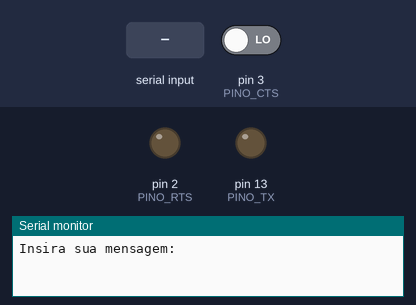
A sketch run on a simulated Arduino Uno, built with avr-gcc and run on an emulated ATmega328P. On the bench: output pins drawn as LEDs (lit = HIGH), the last lines printed to the serial monitor. Inputs (shaded band) come from the test bench; at power-on: pin 3 (PINO_CTS) LOW.

Above: at 1.2 s.
1.3 s: "1" received over Serial
At 3.5 s:
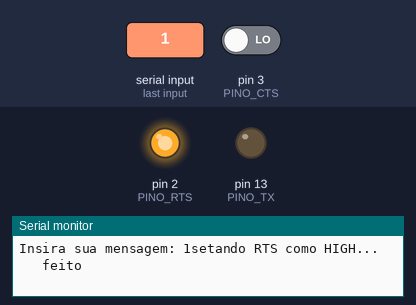
3.8 s: pin 3 (PINO_CTS) driven HIGH
At 5.5 s:
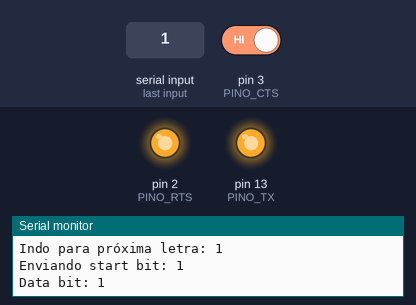
6.8 s: pin 3 (PINO_CTS) driven LOW
At 7.8 s:
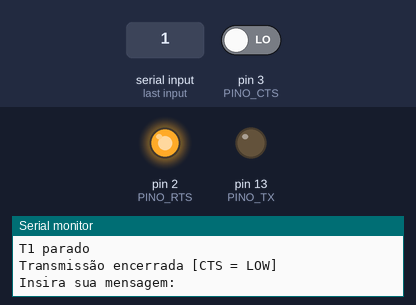
Timing chart, 0 to 9.8 s (numbered marks = the images above; inputs shaded):
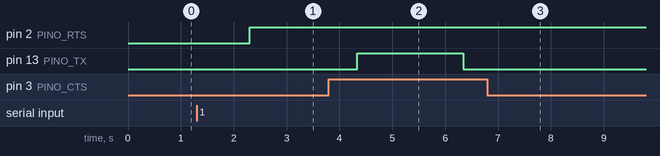

Measured:
- after the input at 1.3 s, pin 2 (PINO_RTS): LOW → HIGH after 1.0 s
- after the input at 3.8 s, pin 13 (PINO_TX): LOW → HIGH after 0.54 s, → LOW 2.0 s later
- after the input at 6.8 s, pin 2 (PINO_RTS): stays HIGH (without the input it goes to LOW after 7.5 s); pin 13 (PINO_TX): stays LOW (without the input it goes to HIGH after 2.5 s)

The sketch:

Serial.ino
```cpp
// ==== Digital PINs used ====
#define PINO_RX 13
#define PINO_TX 13
#define PINO_RTS 2
#define PINO_CTS 3

// ==== Transmission defines ====
#define BAUD_RATE 1
#define HALF_BAUD 1000/(2*BAUD_RATE)


// ==== Data variables ====
// We use global variables so they're acessible
// inside the ISR(TIMER1_COMPRA_vect) function
String input;
unsigned int input_len;
unsigned int input_i;
char cur_letter;
char cur_bit = -1;
bool parity_bit = false;

#include "Temporizador.h"

// Calcule parity bit - odd or even
// This file refers to an odd Transmitter
bool bitParidade(char dado){
  int count_1 = 0;
  for (int i = 0; i < 8; i++) {
    count_1 += bitRead(dado, i);
  }
  return count_1 % 2 != 1;
}

// Timer1 interrupt routine
// What to do every time 1s has passed?
ISR(TIMER1_COMPA_vect){

  switch (cur_bit) {
    case -1:
      Serial.print("Indo para próxima letra: ");
      Serial.println(cur_letter);
      Serial.println("Enviando start bit: 1");
      digitalWrite(PINO_TX, 1);
      break;
    case 8:
      Serial.print("Parity bit: ");
      parity_bit = bitParidade(cur_letter);
      Serial.println(parity_bit);
      digitalWrite(PINO_TX, parity_bit);
      break;
    case 9:
      Serial.println("Enviando end bit: 1");
      digitalWrite(PINO_TX, 1);

      // Looping for next letter
      cur_bit = -2;
      input_i++;

      if (input_i < input_len) {
        cur_letter = input.charAt(input_i);
      } else {
        digitalWrite(PINO_RTS, LOW);
        digitalWrite(PINO_TX, LOW);
        Serial.println("[RTS = LOW] feito -> Transmissão encerrada");
      }
      break;
    default:
      bool data_bit = bitRead(cur_letter, cur_bit);
      Serial.print("Data bit: ");
      Serial.println(data_bit);
      digitalWrite(PINO_TX, data_bit);
      break;
  }

  cur_bit++; // Increment to next bit position
}

// Executada uma vez quando o Arduino reseta
void setup(){
  //desabilita interrupcoes
  noInterrupts();
  // Configura porta serial (Serial Monitor - Ctrl + Shift + M)
  Serial.begin(9600);
  // Inicializa TX ou RX
  pinMode(PINO_TX, OUTPUT);
  pinMode(PINO_RTS, OUTPUT);
  pinMode(PINO_CTS, INPUT);
  // Configura timer
  configuraTemporizador(BAUD_RATE);
  // habilita interrupcoes
  interrupts();
}

// O loop() eh executado continuamente (como um while(true))
void loop ( ) {
  Serial.print("Insira sua mensagem: ");
  while (Serial.available() == 0){}
  input = Serial.readString();
  Serial.print(input);

  // Initialize global variables
  input_len = input.length();
  input_i = 0;
  cur_letter = input[input_i];

  Serial.print("setando RTS como HIGH...");
  digitalWrite(PINO_RTS, HIGH);
  Serial.println("    feito");

  while (digitalRead(PINO_CTS) == LOW) {
    delay(1000);
  }

  Serial.println("Iniciando transmissão [CTS = HIGH]");
  iniciaTemporizador();
  while (digitalRead(PINO_CTS) == HIGH) {
    delay(1000);
  }
  paraTemporizador();
  Serial.println("Transmissão encerrada [CTS = LOW]");
}
```

Temporizador.h
```cpp
void configuraTemporizador(int baud_rate){
  int frequencia;
  frequencia = constrain(baud_rate,1,1500);
  //set timer1 interrupt
  TCCR1A = 0;// set entire TCCR1A register to 0
  TCCR1B = 0;// same for TCCR1B
  TCNT1  = 0;//initialize counter value to 0
  //OCR1A = contador;// = (16*10^6) / (10*1024) - 1 (must be <65536)
  OCR1A = ((16 * pow(10,6))/(1024*frequencia)) - 1;
  // turn on CTC mode (clear time on compare)
  TCCR1B |= (1 << WGM12);
  // Turn T1 off
  TCCR1B &= 0xF8;
  // Disable interrupts
  TIMSK1 = 0;
  TIFR1 = 0;
}

void iniciaTemporizador(){
  Serial.println("T1 iniciado");
  TCNT1 = 0;//initialize counter value to 0
  TIFR1 = 0;
  // enable timer compare interrupt
  TIMSK1 |= (1 << OCIE1A);
  // Set CS10 and CS12 bits for 1024 prescaler
  TCCR1B |= (1 << CS12) | (1 << CS10);
}

void paraTemporizador(){
  Serial.println("T1 parado");
    // Turn T1 off
  TCCR1B &= 0xF8;
  TIMSK1 = 0;
}
```
